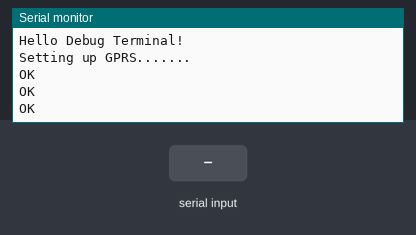
The sketch below on a simulated Arduino Uno, built with avr-gcc and run on an emulated ATmega328P. Shown: the last lines printed to the serial monitor. The inputs (shaded band) are chosen by the test bench. The modem accepts every AT command (registered, SIM ready, sends succeed) and sends nothing else.

Above: at 2.5 s.
2.6 s: "+QCELLLOC\n" received over the second serial link
At 3.8 s:
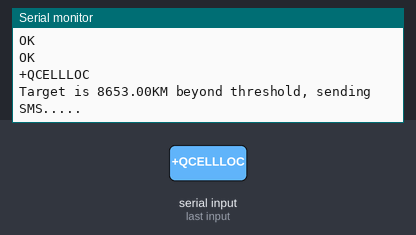
4.1 s: ",\n" received over the second serial link
At 4.8 s:
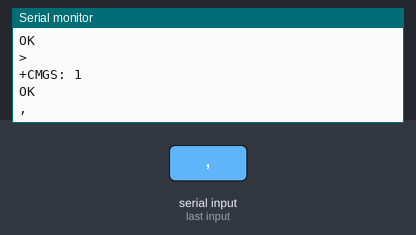
5.6 s: "5\n" received over the second serial link
At 6.8 s:
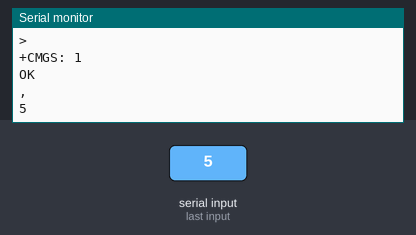
7.1 s: "1,90,45\n" received over the second serial link
At 8.0 s:
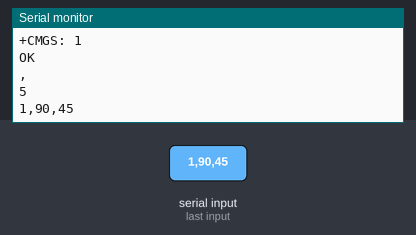
8.6 s: "+QCELLLOC,45\n" received over the second serial link
At 10.19 s:
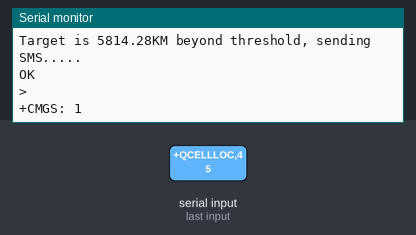

The sketch:

geo-fence.ino
```cpp
#include <SoftwareSerial.h>
#include <Stdlib.h>

SoftwareSerial mySerial(10, 11);
char inChar = 0;
String message = "Hellumba!";
String str;
float homeLat = 40.829331;
float homeLon = -73.927908;
float thresholdDistance = 10.00;
//the phone number to communicate with
String phoneNumber = "";

void setup()
{
  Serial.begin(9600);
  Serial.println("Hello Debug Terminal!");
  // set the data rate for the SoftwareSerial port
  mySerial.begin(9600);
  setupGPRS();
}


void loop() // run over and over
{
  if(millis() % 10000 <10){
    getLocation();
  }

  if (mySerial.available())
  {
    str = mySerial.readStringUntil('\n');
    Serial.println(str);
    if(str.startsWith("+QCELLLOC"))
    {
      extractCoordinates();
    }
    delay(20);
  }

  if (Serial.available()>0)
  {
    mySerial.write(Serial.read());
  }
}


void setupGPRS()
{
  Serial.println("Setting up GPRS.......");
  mySerial.print("ATE0");
  mySerial.print("\r");
  delay(300);

  mySerial.print("AT+QIFGNCT=0");
  mySerial.print("\r");
  delay(500);

  mySerial.print("AT+QICSGP=1,\"EPC.TMOBILE.COM\"");
  mySerial.print("\r");
  delay(500);
}


void getLocation()
{
  //Turn off echo from GSM
  mySerial.print("AT+QCELLLOC=1");
  mySerial.print("\r");
  delay(5000);
  Serial.println("Getting Location - Please wait.......................");
}


void checkDist(float ltd , float lon)
{
  float dist = HaverSine(homeLat,homeLon,ltd,lon);

  if (dist >= thresholdDistance )
  {
    Serial.print("Target is ");
    Serial.print(dist - thresholdDistance);
    Serial.println("KM beyond threshold, sending SMS.....");
    //Set the module to text modeee
    mySerial.print("AT+CMGF=1");
    mySerial.print("\r");
    delay(500);

    //Send the following SMS to the following phone number
    mySerial.print("AT+CMGS=\"");
    // CHANGE THIS NUMBER! CHANGE THIS NUMBER! CHANGE THIS NUMBER!
    // 129 for domestic #s, 145 if with + in front of #
    mySerial.print("0000000000\",129");
    mySerial.print("\r");
    delay(300);

    mySerial.print("Your target is here!: ");

    mySerial.print("http://maps.googleapis.com/maps/api/staticmap?markers=");
    mySerial.print(ltd,6);
    mySerial.print(",");
    mySerial.print(lon,6);
    mySerial.print("&zoom=15&size=600x600&sensor=false");

    // Special character to tell the module to send the message
    mySerial.write(0x1A);
    delay(500);
  }  else   {
    Serial.println("Subject within threshold, no worries!");
  }
}


float HaverSine(float lat1, float lon1, float lat2, float lon2)
{
  float ToRad = PI / 180.0;
  float R = 6371;   // radius earth in Km

  float dLat = (lat2-lat1) * ToRad;
  float dLon = (lon2-lon1) * ToRad;

  float a = sin(dLat/2) * sin(dLat/2) +
    cos(lat1 * ToRad) * cos(lat2 * ToRad) *
    sin(dLon/2) * sin(dLon/2);

  float c = 2 * atan2(sqrt(a), sqrt(1-a));

  float d = R * c;
  return d;
}


void extractCoordinates()
{
  int commaPos = str.indexOf(",");

  String Longitude = str.substring(11,commaPos);
  String Latitude = str.substring(commaPos+1);
  Latitude.trim();
  Longitude.trim();

  char floatbuff1[32];
  Latitude.toCharArray(floatbuff1, sizeof(floatbuff1));
  float ltd = atof(floatbuff1);

  char floatbuff2[32];
  Longitude.toCharArray(floatbuff2, sizeof(floatbuff2));
  float lod = atof(floatbuff2);

  checkDist(ltd,lod);
}
```

Measured:
- after the input at 2.6 s, the serial monitor: prints a new line at once (image 1)
- after the input at 4.1 s, the serial monitor: prints a new line after 0.14 s (image 2)
- after the input at 5.6 s, the serial monitor: prints a new line at once (image 3)
- after the input at 7.1 s, the serial monitor: prints a new line at once (image 4)
- after the input at 8.6 s, the serial monitor: prints a new line at once (image 5)
